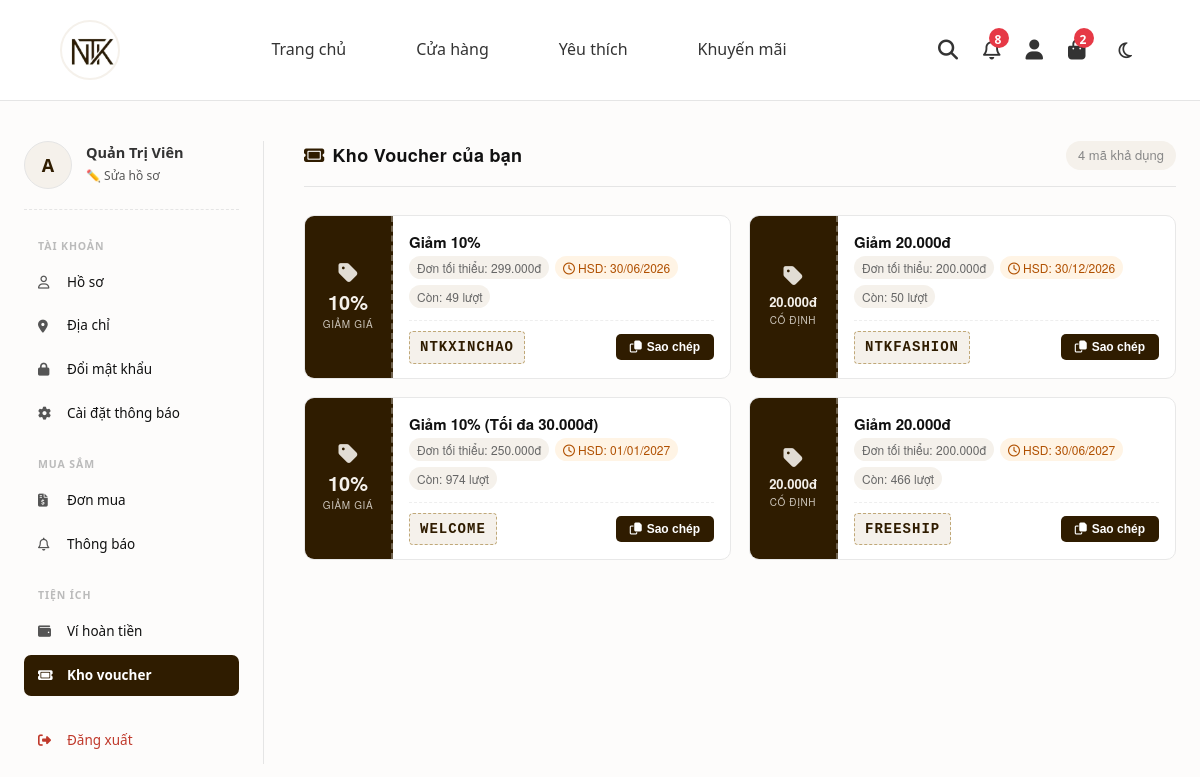
Before: /views/user/dashboard.php?view=khovoucher (signed in) with the older database file.
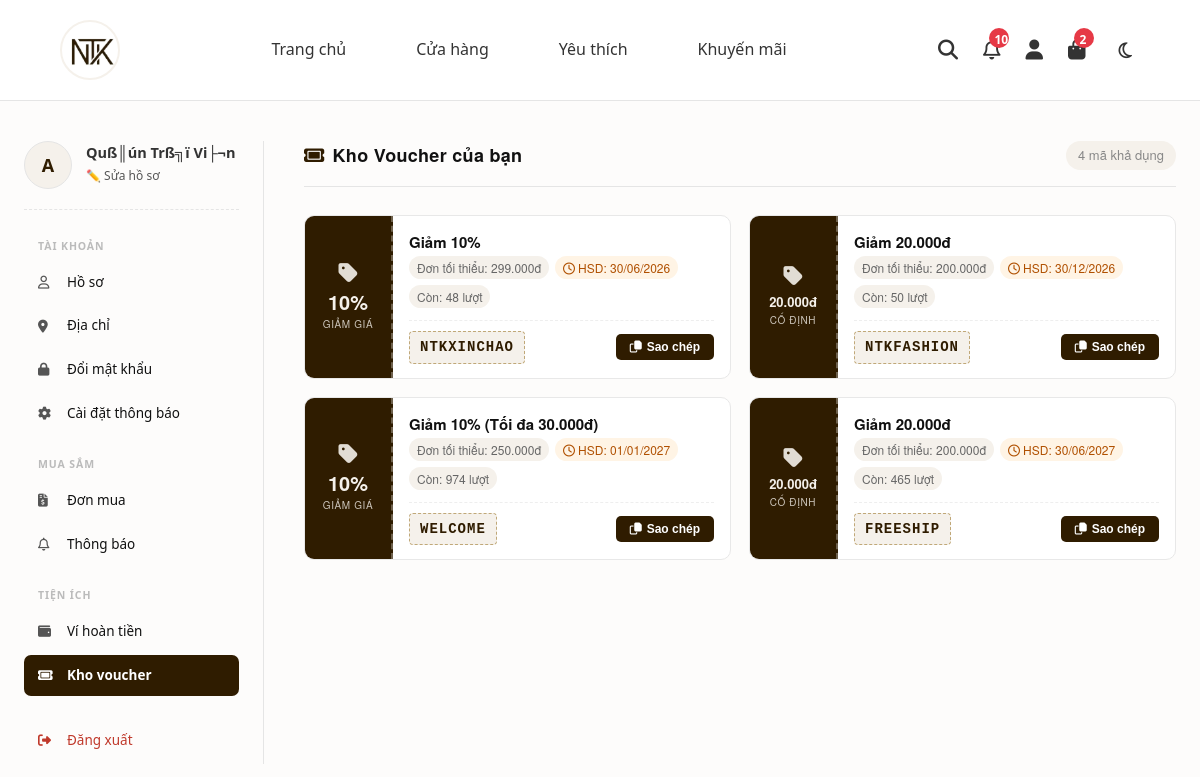
After: the same page with the newer database file.
### tables this page shows
CREATE TABLE `users` (
  `user_id` char(5) NOT NULL,
  `username` varchar(50) NOT NULL,
  `password` varchar(50) NOT NULL,
  `fullname` varchar(100) DEFAULT NULL,
  `email` varchar(100) DEFAULT NULL,
  `phonenumber` varchar(10) DEFAULT NULL,
  `address` text DEFAULT NULL,
  `verification_code` varchar(6) DEFAULT NULL,
  `verification_code_expires_at` datetime DEFAULT NULL,
  `is_verified` int(11) DEFAULT 0,
  `role` int(11) DEFAULT 0,
  `status` int(11) DEFAULT 1,
  `created_at` datetime DEFAULT current_timestamp(),
  `total_orders` int(11) DEFAULT 0,
  `total_spend` decimal(15,2) DEFAULT 0.00,
  `bank_name` varchar(100) DEFAULT NULL,
  `bank_account_number` varchar(20) DEFAULT NULL,
  `bank_account_name` varchar(100) DEFAULT NULL,
  `wallet_balance` decimal(15,2) DEFAULT 0.00,
  `current_points` int(11) NOT NULL DEFAULT 0,
  `tier` varchar(50) NOT NULL DEFAULT 'Member',
  `accumulated_points` int(11) NOT NULL DEFAULT 0,
  PRIMARY KEY (`user_id`),
  UNIQUE KEY `username` (`username`)
);

CREATE TABLE `coupons` (
  `coupon_id` char(5) NOT NULL,
  `code` varchar(50) DEFAULT NULL,
  `discount_type` int(11) DEFAULT NULL,
  `discount_value` decimal(15,2) DEFAULT NULL,
  `min_order_value` decimal(15,2) DEFAULT NULL,
  `start_date` datetime DEFAULT NULL,
  `end_date` datetime DEFAULT NULL,
  `max_discount_amount` decimal(15,2) DEFAULT NULL,
  `quantity` int(11) DEFAULT NULL,
  `used_count` int(11) DEFAULT 0,
  `status` int(11) DEFAULT 1,
  PRIMARY KEY (`coupon_id`),
  UNIQUE KEY `code` (`code`)
);

### src/views/user/coupon.php (the view, shortened to what the changed rows need)
<?php
global $conn;
$coupons = [];
if (isset($conn) && $conn !== null) {
    try {
        $sql = "SELECT coupon_id, code, discount_type, discount_value,
                       min_order_value, max_discount_amount, start_date, end_date,
                       quantity, used_count, status
                FROM coupons
                WHERE status = 1
                  AND (end_date IS NULL OR end_date >= NOW())
                ORDER BY end_date IS NULL DESC, end_date ASC";
        $stmt = $conn->prepare($sql);
        $stmt->execute();
        $coupons = $stmt->fetchAll(PDO::FETCH_ASSOC);
    } catch (PDOException $e) {
        $coupons = [];
    }
}
if (!function_exists('fmtMoney')) {
    function fmtMoney($amount) {
        return number_format((float)$amount, 0, ',', '.') . 'đ';
    }
}
?>
<div class="coupon-wrapper">
    <div class="coupon-header">
        <h2><i class="fa-solid fa-ticket" style="margin-right:8px;color:#2f1c00;"></i>Kho Voucher của bạn</h2>
    </div>
    <?php if (empty($coupons)): ?>
        <div class="coupon-empty">
            <i class="fa-solid fa-ticket-simple"></i>
            Hiện tại chưa có voucher nào đang hoạt động.
        </div>
    <?php else: ?>
        <div class="coupon-grid">
            <?php foreach ($coupons as $cp):
                $isPercent    = ($cp['discount_type'] == 0);
                $val          = $cp['discount_value'];
                $noExpiry     = empty($cp['end_date']);
                $expireStr    = $noExpiry ? 'Không giới hạn' : date('d/m/Y', strtotime($cp['end_date']));
                if ($isPercent) {
                    $title = 'Giảm ' . intval($val) . '%';
                    if (!empty($cp['max_discount_amount']) && $cp['max_discount_amount'] > 0) {
                        $title .= ' (Tối đa ' . fmtMoney($cp['max_discount_amount']) . ')';
                    }
                } else {
                    $title = 'Giảm ' . fmtMoney($val);
                }
            ?>
            <div class="coupon-card">
                <div class="coupon-left">
                    <i class="fa-solid fa-tag c-icon"></i>
                    <?php if ($isPercent): ?>
                        <div class="c-pct"><?= intval($val) ?>%</div>
                        <div class="c-type">Giảm giá</div>
                    <?php else: ?>
                        <div class="c-pct" style="font-size:13px;"><?= fmtMoney($val) ?></div>
                        <div class="c-type">Cố định</div>
                    <?php endif; ?>
                </div>
                <div class="coupon-right">
                    <div>
                        <div class="c-title"><?= htmlspecialchars($title) ?></div>
                        <div class="c-meta">
                            <span>Đơn tối thiểu: <?= fmtMoney($cp['min_order_value'] ?? 0) ?></span>
                            <?php if (!$noExpiry): ?>
                                <span class="c-expire"><i class="fa-regular fa-clock" style="margin-right:3px;"></i>HSD: <?= $expireStr ?></span>
                            <?php endif; ?>
                            <?php if (!empty($cp['quantity'])): ?>
                                <span>Còn: <?= $cp['quantity'] - ($cp['used_count'] ?? 0) ?> lượt</span>
                            <?php endif; ?>
                        </div>
                    </div>
                    <div class="c-footer">
                        <span class="c-code-tag" onclick="copyCoupon('<?= htmlspecialchars($cp['code']) ?>', this)">
                            <?= htmlspecialchars($cp['code']) ?>
                        </span>
                        <button class="c-copy-btn" onclick="copyCoupon('<?= htmlspecialchars($cp['code']) ?>', this)" id="btn-<?= $cp['coupon_id'] ?>">
                            <i class="fa-regular fa-copy"></i> Sao chép
                        </button>
                    </div>
                </div>
            </div>
            <?php endforeach; ?>
        </div>
    <?php endif; ?>
</div>

### src/views/user/dashboard.php (shortened to what the changed rows need)
<?php
require_once __DIR__ . '/../../config/database.php';
try {
    $stmt = $conn->prepare("SELECT * FROM users WHERE user_id = :user_id");
    $stmt->execute(['user_id' => $_SESSION['user_id']]);
    $current_user = $stmt->fetch(PDO::FETCH_ASSOC);
} catch (PDOException $e) {
    echo "Lỗi: " . $e->getMessage();
    exit;
}
$view = isset($_GET['view']) ? $_GET['view'] : 'hoso';
?>
<!DOCTYPE html>
<html lang="vi">
<head>
    <link rel="stylesheet" href="https://cdnjs.cloudflare.com/ajax/libs/font-awesome/6.4.0/css/all.min.css">
    <link rel="stylesheet" href="../../assets/css/style.css">
</head>
<body>
<?php
require realpath(__DIR__ . '/../../includes/header.php');
?>
<div class="dashboard-wrap">
    <aside class="dashboard-sidebar">
        <div class="user-card">
            <div class="user-avatar"><?= strtoupper(substr($current_user['username'], 0, 1)) ?></div>
            <div>
                <div class="user-name"><?= htmlspecialchars($current_user['fullname'] ?: $current_user['username']) ?></div>
                <a href="dashboard.php?view=hoso" class="user-edit">✏️ Sửa hồ sơ</a>
            </div>
        </div>
    </aside>
    <main class="dashboard-content">
        <?php
            switch ($view) {
                case 'khovoucher':     include 'coupon.php';               break;
            }
        ?>
    </main>
</div>
</body>
</html>

### src/includes/header.php (shortened to what the changed rows need)
<?php
require_once __DIR__ . '/../config/database.php';
$_is_https = (!empty($_SERVER['HTTPS']) && $_SERVER['HTTPS'] !== 'off') ||
             (!empty($_SERVER['HTTP_X_FORWARDED_PROTO']) && $_SERVER['HTTP_X_FORWARDED_PROTO'] === 'https');
$_protocol = $_is_https ? 'https' : 'http';
$_host = $_SERVER['HTTP_HOST'];
$_src_dir = str_replace('\\', '/', realpath(__DIR__ . '/../'));
$_doc_root = str_replace('\\', '/', realpath($_SERVER['DOCUMENT_ROOT']));
$_src_path = str_replace($_doc_root, '', $_src_dir);
$_BASE = $_protocol . '://' . $_host . $_src_path;
$unread_noti_count = 0;
try {
    if (isset($_SESSION['user_id'])) {
        $stmt_n = $conn->prepare("SELECT COUNT(*) as unread FROM notifications WHERE user_id = :user_id AND is_read = 0");
        $stmt_n->execute(['user_id' => $_SESSION['user_id']]);
        $row_n = $stmt_n->fetch(PDO::FETCH_ASSOC);
        $unread_noti_count = $row_n['unread'] ?: 0;
    }
} catch (PDOException $e) {}
?>
<!DOCTYPE html>
<html lang="vi">
<head>
    <link rel="stylesheet" href="https://cdnjs.cloudflare.com/ajax/libs/font-awesome/6.4.0/css/all.min.css">
    <link rel="stylesheet" href="<?= $_BASE ?>/assets/css/style.css">
</head>
<body>
    <header class="main-header">
        <div class="header-container">
            <div class="header-icons">
                <?php if (isset($_SESSION['user_id'])): ?>
                    <a href="<?= $_BASE ?>/views/user/dashboard.php?view=thongbao" title="Thông báo" style="position:relative;">
                        <i class="fa-regular fa-bell"></i>
                        <?php if ($unread_noti_count > 0): ?>
                        <span class="cart-count" style="position:absolute; top:-6px; right:-8px; background:#e63946; color:#fff; font-size:12px; padding:2px 6px; border-radius:12px; display:inline-block;"><?= intval($unread_noti_count) ?></span>
                        <?php endif; ?>
                    </a>
                <?php else: ?>
                    <a href="<?= $_BASE ?>/views/login.php" title="Đăng nhập"><i class="fa-regular fa-user"></i></a>
                <?php endif; ?>
            </div>
        </div>
    </header>

Changed rows visible on the page:
changed users: fullname "Quản Trị Viên" → "Quß║ún Trß╗ï Vi├¬n"
changed coupons "Giảm 10%": $cp['quantity'] - ($cp['used_count'] ?? 0) "49" → "48"
changed coupons "FREESHIP": $cp['quantity'] - ($cp['used_count'] ?? 0) "466" → "465"
Other visible differences:
$unread_noti_count: "8" → "10"
